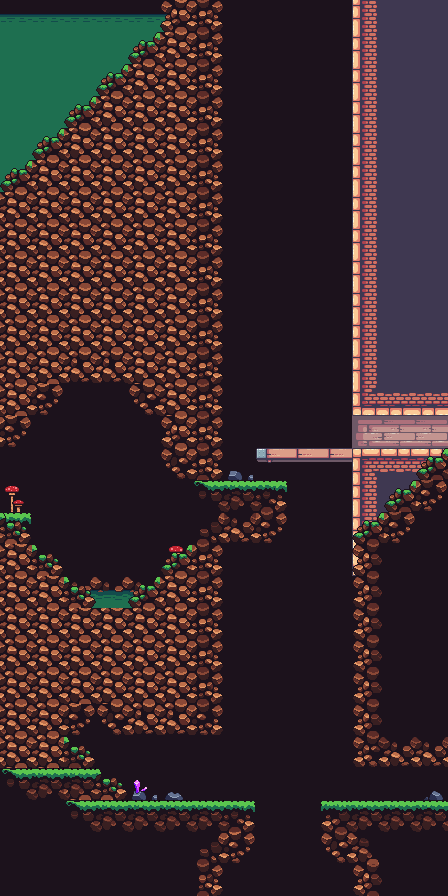

Rendered tile map (Tiled .tmx) drawn with the repository's tilesets; below, a short description and the map source with its tile grids summarised:
An orthogonal 14x28 tile map with 32x32 px tiles, 6 tile layers (background0, background1, background2, walls, ...), 3 tilesets and 4 objects (spawn, 03_dungeon, 09_secret_pass, 10_secret_underpass).

<map version="1.5" tiledversion="1.5.0" orientation="orthogonal" renderorder="right-down" width="14" height="28" tilewidth="32" tileheight="32" infinite="0" nextlayerid="13" nextobjectid="5">
 <tileset firstgid="1" source="outdoor.tsx" />
 <tileset firstgid="181" source="terrain.tsx" />
 <tileset firstgid="428" source="decorations.tsx" />
 <layer id="1" name="background0" width="14" height="28">
  <data>[392 cells, 382 non-empty, 12 distinct tile ids]</data>
 </layer>
 <layer id="11" name="background1" width="14" height="28">
  <data>[392 cells, 15 non-empty, 8 distinct tile ids]</data>
 </layer>
 <layer id="12" name="background2" width="14" height="28">
  <data>[392 cells, 19 non-empty, 7 distinct tile ids]</data>
 </layer>
 <layer id="2" name="walls" width="14" height="28">
  <data>[392 cells, 78 non-empty, 25 distinct tile ids]</data>
 </layer>
 <layer id="3" name="floors" width="14" height="28">
  <data>[392 cells, 19 non-empty, 9 distinct tile ids]</data>
 </layer>
 <layer id="4" name="decorations" width="14" height="28">
  <data>[392 cells, 4 non-empty, 4 distinct tile ids]</data>
 </layer>
 <objectgroup id="5" name="spawn">
  <object id="4" name="spawn" x="261" y="3" width="78" height="58" />
 </objectgroup>
 <objectgroup id="6" name="boxes" />
 <objectgroup id="7" name="bombs" />
 <objectgroup id="8" name="doors" />
 <objectgroup id="10" name="invisible_doors">
  <object id="1" type="03_dungeon" x="224" y="5" width="128" height="1" />
  <object id="2" type="09_secret_pass" x="440" y="416" width="1" height="32" />
  <object id="3" type="10_secret_underpass" x="440" y="768" width="1" height="32" />
 </objectgroup>
 <objectgroup id="9" name="enemies" />
</map>
